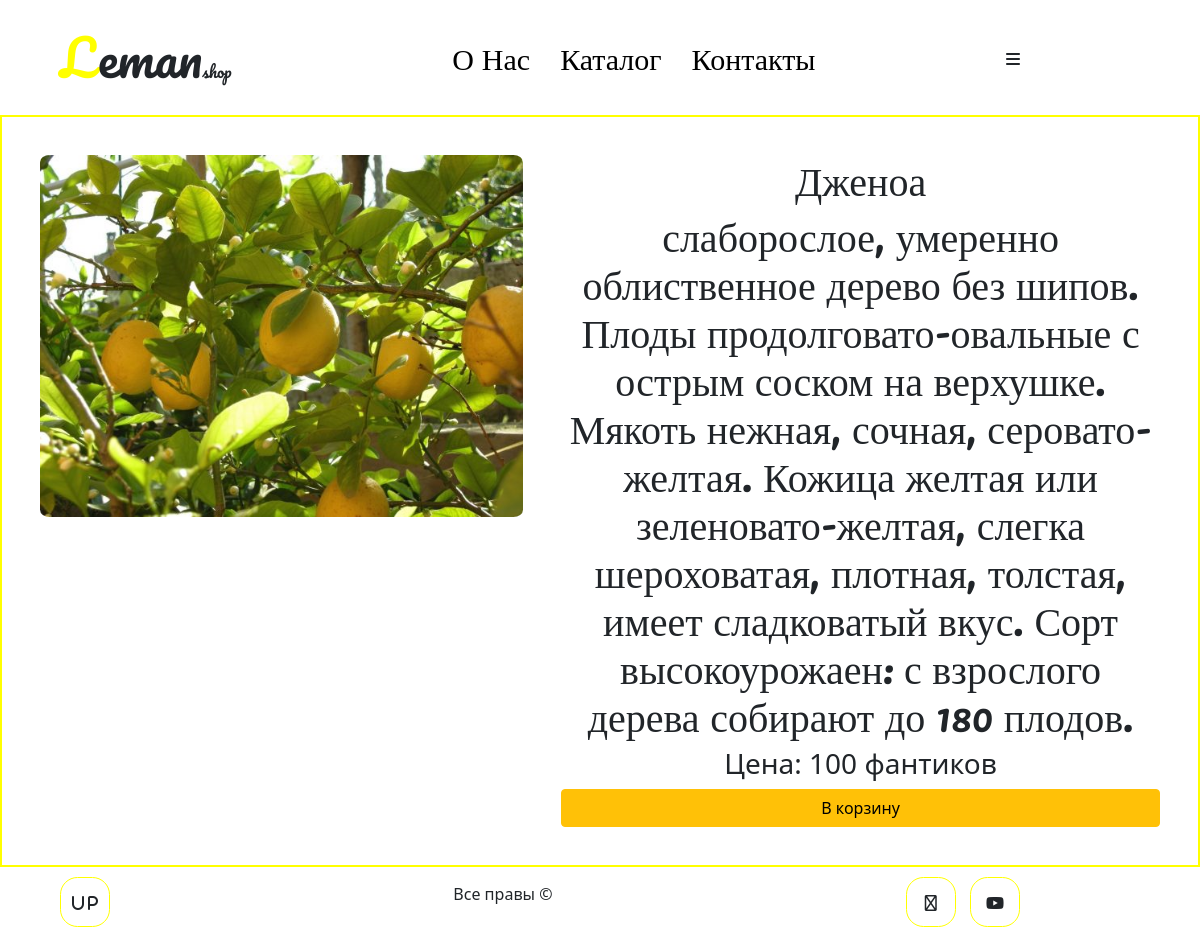
Page /catalog/dzhenoa on the committed database.
### site_app/models.py (models this page shows, shortened)
class Category(models.Model):
    title = models.CharField(max_length=100, default="",verbose_name="Название")
    text = models.CharField(max_length=500, default="" ,verbose_name="Описание")
    price = models.IntegerField(default=100, verbose_name='Стоимость')
    img = models.ImageField(upload_to='lemon/',blank=True,null=True,verbose_name='Фото на в карточку')
    slug = models.SlugField(null=False, unique=True)
    readonly_fields = ('slug',)

### site_app/views.py (the view)
# urls.py: path('catalog/<str:slug>', views.detail_pro, name='detail'),
def detail_pro(request, slug):
    product = get_object_or_404(Category, slug=slug)
    context = {'product': product}
    return render(request, 'site_app/detail_pro.html', context=context)

### site_app/templates/site_app/detail_pro.html
{% extends 'site_app/base.html' %}
{% block content %}
<div class="textcols detail_product">
	<div class="textcols-left ">
    <img src="{{product.img.url}}" alt="">
	</div>
	<div class="textcols-right">
		<h1 class="title_detail">{{product.title}}</h1>
    <h1 class="text_detail"> {{product.text}}</h1>
    <h3 class="text_detail">Цена: {{product.price}} фантиков</h3>
		<button type="button" class="btn btn-warning button_detail" name="button">В корзину</button>
	</div>
</div>
{% endblock content %}

### site_app/static/site_app/css/site_app.css (style rules this page uses)
:root { --color-font-family:'Pacifico', cursive; --color-color_text : #EC9704; }
h1 { font-family: var(--color-font-family); font-size: 150px; font-weight: 700; }
img { max-width: 100%; }
.textcols { overflow: hidden; padding: 19px; border: 2px solid yellow; }
.textcols-left { float: left; width: 45%; padding: 19px; }
.textcols-right { margin-left: 45%; padding: 19px; }
.detail_product img { height: 70%; width: 100%; margin: 0; max-height: 700px; border-radius: 2%; align-items: center; }
.title_detail { height: 15%; text-align: center; }
.text_detail { height: 15%; text-align: center; }
.button_detail { height: 10%; width: 100%; background: yellow; }

### rows in the picture
Category: img (picture), title "Дженоа", text "слаборослое, умеренно облиственное дерево без шипов. Плоды продолговато-овальные с острым соском на верхушке. Мякоть нежная, сочная, серовато-желтая. Кожица желтая или зеленовато-желтая, слегка шероховатая, плотная, толстая, имеет сладковатый вкус. Сорт высокоурожаен: с взрослого дерева собирают до 180 плодов.", price "100"
